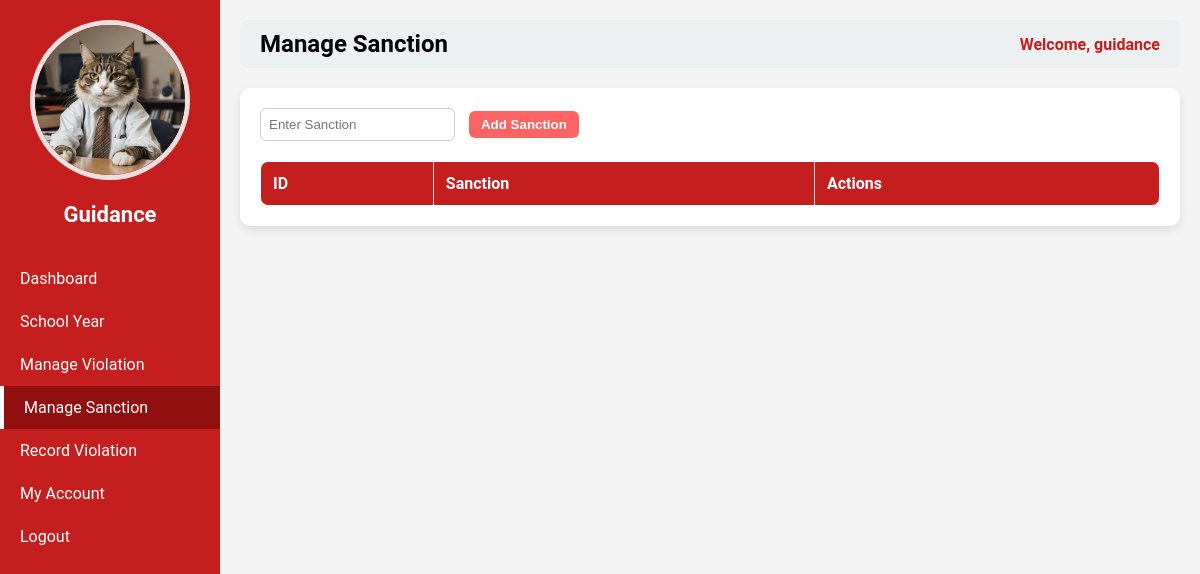
Page /guidance.php?page=manage_sanction (signed in) on the earlier database version.
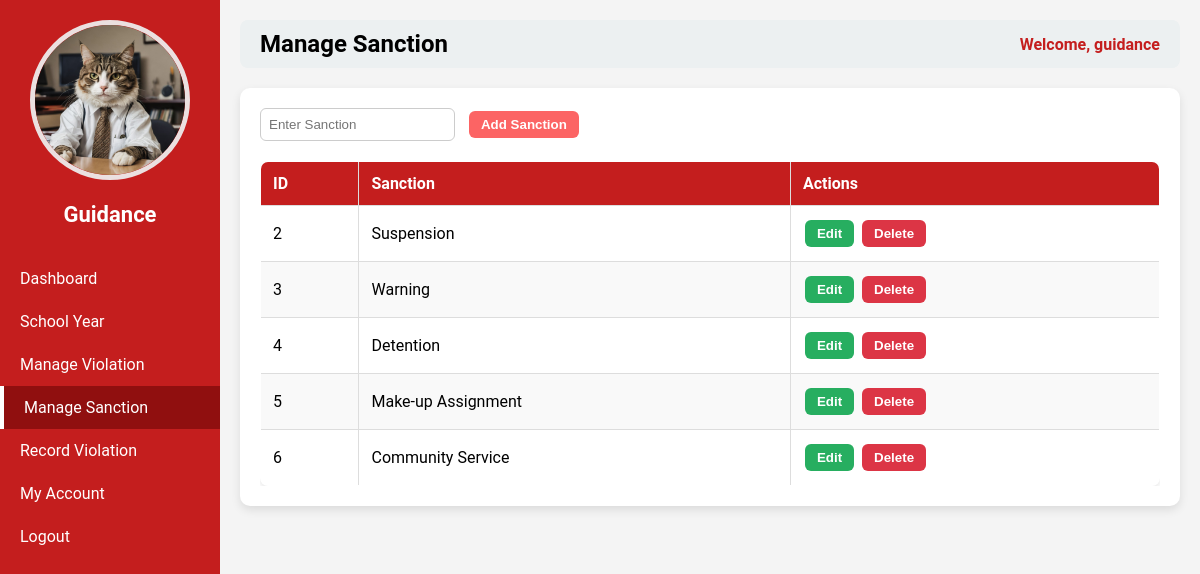
Same page on the later database version.
### tables this page shows
CREATE TABLE `sanctions` (
  `id` int(11) NOT NULL,
  `sanction` varchar(50) NOT NULL
);

### guidance_pages/manage_sanction.php (the view, shortened to what this page needs)
<?php
require __DIR__ . '/../db_connect.php';
$edit_mode = false;
$edit_id = null;
$edit_name = "";
$sanctions = $pdo->query("SELECT * FROM sanctions ORDER BY id ASC")->fetchAll(PDO::FETCH_ASSOC);
?>
<div class="container">
    <form method="POST" class="form-box">
        <input type="text" name="sanction" placeholder="Enter Sanction"
               value="<?= htmlspecialchars($edit_name); ?>" required>
        <?php if ($edit_mode): ?>
            <input type="hidden" name="id" value="<?= $edit_id; ?>">
            <button type="submit" name="update_sanction" class="btn btn-warning">Update Sanction</button>
            <a href="faculty.php?page=manage_sanction" class="btn btn-secondary">Cancel</a>
        <?php else: ?>
            <button type="submit" name="add_sanction" class="btn btn-primary">Add Sanction</button>
        <?php endif; ?>
    </form>
    <div class="table-box">
        <table class="styled-table">
            <thead>
                <tr>
                    <th>ID</th>
                    <th>Sanction</th>
                    <th>Actions</th>
                </tr>
            </thead>
            <tbody>
            <?php foreach ($sanctions as $s): ?>
                <tr>
                    <td><?= $s['id']; ?></td>
                    <td><?= htmlspecialchars($s['sanction']); ?></td>
                    <td>
                        <form method="POST" class="inline-form">
                            <button type="submit" name="edit_sanction" class="btn btn-info">Edit</button>
                        </form>
                        <form method="POST" class="inline-form">
                            <button type="submit" name="delete_sanction" class="btn btn-danger"
                                    onclick="return confirm('Are you sure you want to delete this sanction?')">
                                Delete
                            </button>
                        </form>
                    </td>
                </tr>
            <?php endforeach; ?>
            </tbody>
        </table>
    </div>
</div>

Differences in the rows shown:
added sanctions: id "2", sanction "Suspension"
added sanctions: id "3", sanction "Warning"
added sanctions: id "4", sanction "Detention"
added sanctions: id "5", sanction "Make-up Assignment"
added sanctions: id "6", sanction "Community Service"
